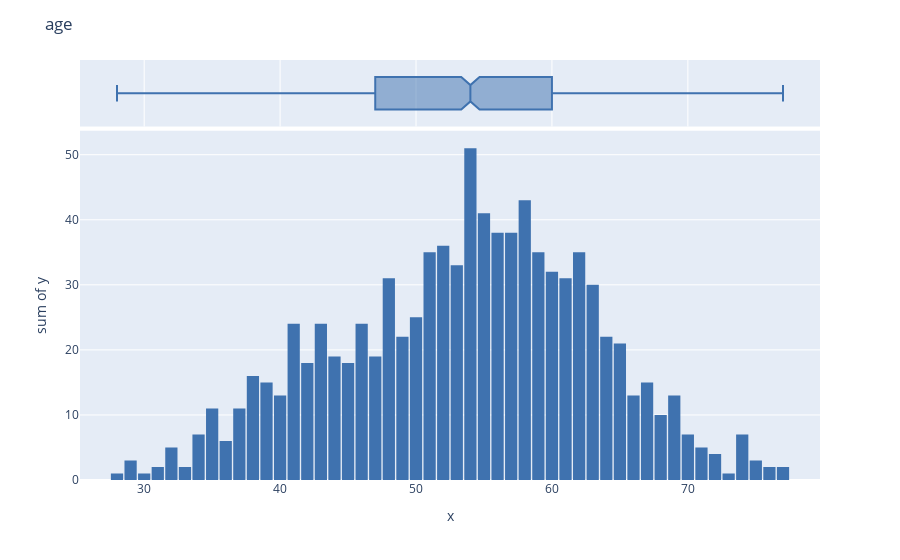
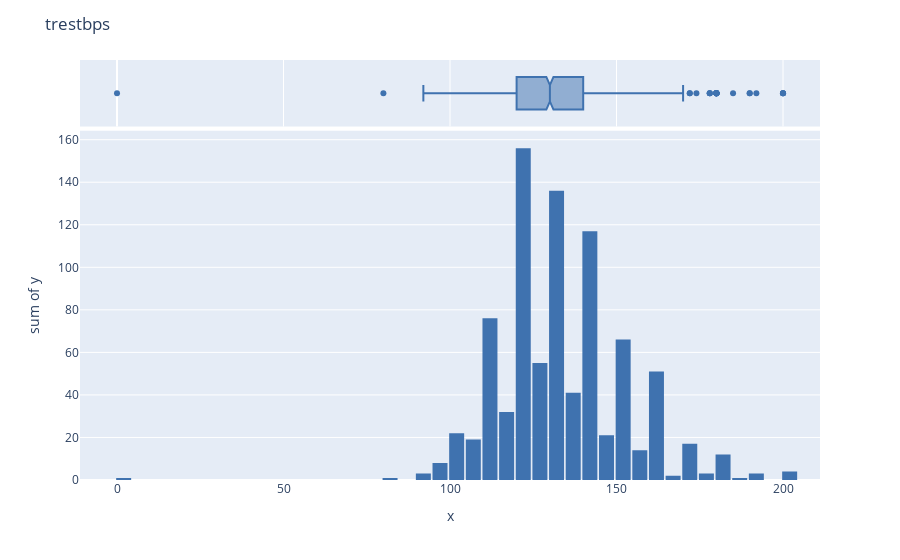
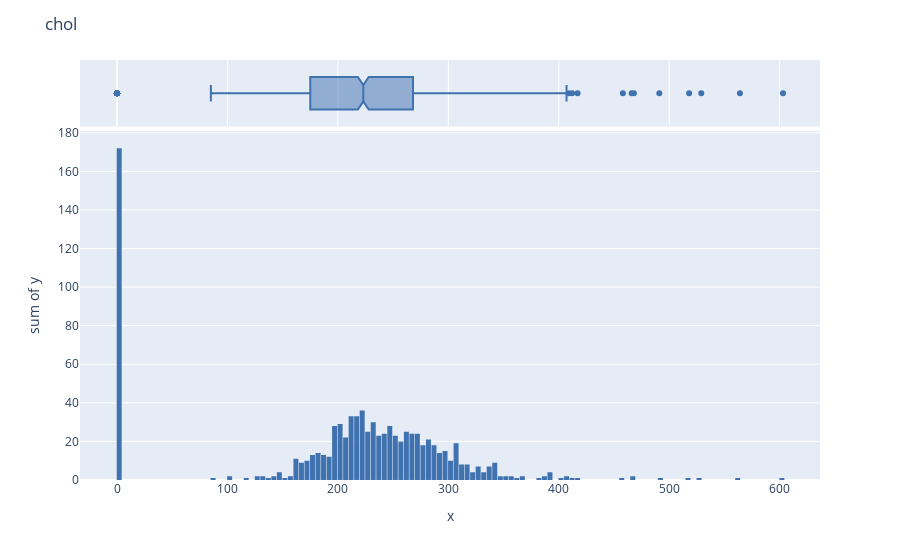
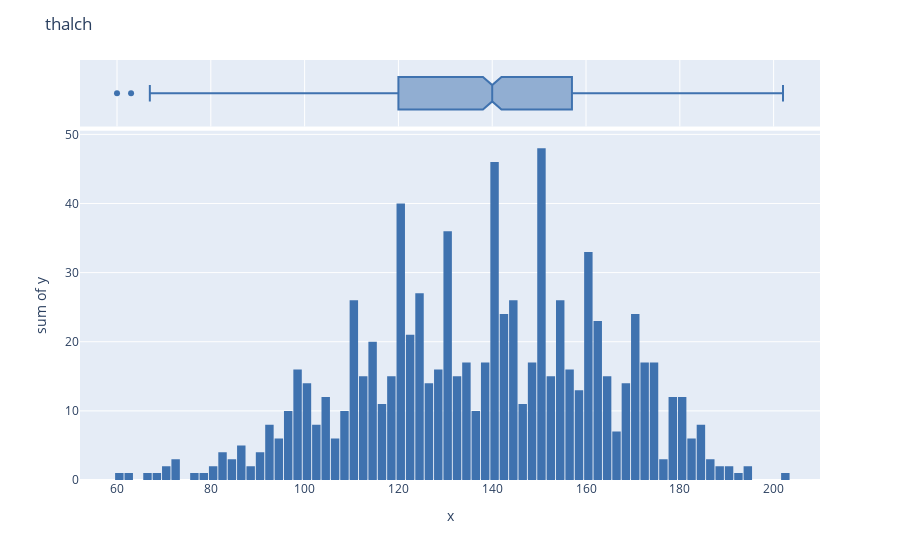

The notebook cell these images were saved under, in order:
### Code cell
for q, col in enumerate((Num_df)):
    q = Num_df[col].reset_index().rename(columns = {"index":"y"}).sort_values(by = col)
    q['y'] = 1
    fig  = px.histogram(data_frame = Num_df, 
                        x = q[col], 
                        y = q['y'],
                        marginal = 'box',
                        nbins = q[col].nunique(),
                        color_discrete_sequence = ['#3F72AF'])
    fig.update_layout(title = col, bargap = 0.1)
    fig.show()

### Figure 1 — Plotly figure (JSON) as saved in the notebook; plotly's stock layout.template omitted (floating-point values rounded to 4 significant figures; data arrays with more than 128 entries replaced by an {"elided": "..."} marker saying what was removed)
{"data": [{"alignmentgroup": "True", "bingroup": "x", "histfunc": "sum", "hovertemplate": "x=%{x}<br>sum of y=%{y}<extra></extra>", "legendgroup": "", "marker": {"color": "#3F72AF", "pattern": {"shape": ""}}, "name": "", "nbinsx": 50, "offsetgroup": "", "orientation": "v", "showlegend": false, "type": "histogram", "x": {"elided": "920 int values"}, "xaxis": "x", "y": {"elided": "920 int values"}, "yaxis": "y"}, {"alignmentgroup": "True", "hovertemplate": "x=%{x}<extra></extra>", "legendgroup": "", "marker": {"color": "#3F72AF"}, "name": "", "notched": true, "offsetgroup": "", "showlegend": false, "type": "box", "x": {"elided": "920 int values"}, "xaxis": "x2", "yaxis": "y2"}], "layout": {"bargap": 0.1, "barmode": "relative", "legend": {"tracegroupgap": 0}, "margin": {"t": 60}, "title": {"text": "age"}, "xaxis": {"anchor": "y", "domain": [0, 1], "title": {"text": "x"}}, "xaxis2": {"anchor": "y2", "domain": [0, 1], "matches": "x", "showgrid": true, "showticklabels": false}, "yaxis": {"anchor": "x", "domain": [0, 0.8316], "title": {"text": "sum of y"}}, "yaxis2": {"anchor": "x2", "domain": [0.8416, 1], "matches": "y2", "showgrid": false, "showline": false, "showticklabels": false, "ticks": ""}}}

### Figure 2 — Plotly figure (JSON) as saved in the notebook; plotly's stock layout.template omitted (floating-point values rounded to 4 significant figures; data arrays with more than 128 entries replaced by an {"elided": "..."} marker saying what was removed)
{"data": [{"alignmentgroup": "True", "bingroup": "x", "histfunc": "sum", "hovertemplate": "x=%{x}<br>sum of y=%{y}<extra></extra>", "legendgroup": "", "marker": {"color": "#3F72AF", "pattern": {"shape": ""}}, "name": "", "nbinsx": 61, "offsetgroup": "", "orientation": "v", "showlegend": false, "type": "histogram", "x": {"elided": "920 int values"}, "xaxis": "x", "y": {"elided": "920 int values"}, "yaxis": "y"}, {"alignmentgroup": "True", "hovertemplate": "x=%{x}<extra></extra>", "legendgroup": "", "marker": {"color": "#3F72AF"}, "name": "", "notched": true, "offsetgroup": "", "showlegend": false, "type": "box", "x": {"elided": "920 int values"}, "xaxis": "x2", "yaxis": "y2"}], "layout": {"bargap": 0.1, "barmode": "relative", "legend": {"tracegroupgap": 0}, "margin": {"t": 60}, "title": {"text": "trestbps"}, "xaxis": {"anchor": "y", "domain": [0, 1], "title": {"text": "x"}}, "xaxis2": {"anchor": "y2", "domain": [0, 1], "matches": "x", "showgrid": true, "showticklabels": false}, "yaxis": {"anchor": "x", "domain": [0, 0.8316], "title": {"text": "sum of y"}}, "yaxis2": {"anchor": "x2", "domain": [0.8416, 1], "matches": "y2", "showgrid": false, "showline": false, "showticklabels": false, "ticks": ""}}}

### Figure 3 — Plotly figure (JSON) as saved in the notebook; plotly's stock layout.template omitted (floating-point values rounded to 4 significant figures; data arrays with more than 128 entries replaced by an {"elided": "..."} marker saying what was removed)
{"data": [{"alignmentgroup": "True", "bingroup": "x", "histfunc": "sum", "hovertemplate": "x=%{x}<br>sum of y=%{y}<extra></extra>", "legendgroup": "", "marker": {"color": "#3F72AF", "pattern": {"shape": ""}}, "name": "", "nbinsx": 217, "offsetgroup": "", "orientation": "v", "showlegend": false, "type": "histogram", "x": {"elided": "920 int values"}, "xaxis": "x", "y": {"elided": "920 int values"}, "yaxis": "y"}, {"alignmentgroup": "True", "hovertemplate": "x=%{x}<extra></extra>", "legendgroup": "", "marker": {"color": "#3F72AF"}, "name": "", "notched": true, "offsetgroup": "", "showlegend": false, "type": "box", "x": {"elided": "920 int values"}, "xaxis": "x2", "yaxis": "y2"}], "layout": {"bargap": 0.1, "barmode": "relative", "legend": {"tracegroupgap": 0}, "margin": {"t": 60}, "title": {"text": "chol"}, "xaxis": {"anchor": "y", "domain": [0, 1], "title": {"text": "x"}}, "xaxis2": {"anchor": "y2", "domain": [0, 1], "matches": "x", "showgrid": true, "showticklabels": false}, "yaxis": {"anchor": "x", "domain": [0, 0.8316], "title": {"text": "sum of y"}}, "yaxis2": {"anchor": "x2", "domain": [0.8416, 1], "matches": "y2", "showgrid": false, "showline": false, "showticklabels": false, "ticks": ""}}}

### Figure 4 — Plotly figure (JSON) as saved in the notebook; plotly's stock layout.template omitted (floating-point values rounded to 4 significant figures; data arrays with more than 128 entries replaced by an {"elided": "..."} marker saying what was removed)
{"data": [{"alignmentgroup": "True", "bingroup": "x", "histfunc": "sum", "hovertemplate": "x=%{x}<br>sum of y=%{y}<extra></extra>", "legendgroup": "", "marker": {"color": "#3F72AF", "pattern": {"shape": ""}}, "name": "", "nbinsx": 119, "offsetgroup": "", "orientation": "v", "showlegend": false, "type": "histogram", "x": {"elided": "920 int values"}, "xaxis": "x", "y": {"elided": "920 int values"}, "yaxis": "y"}, {"alignmentgroup": "True", "hovertemplate": "x=%{x}<extra></extra>", "legendgroup": "", "marker": {"color": "#3F72AF"}, "name": "", "notched": true, "offsetgroup": "", "showlegend": false, "type": "box", "x": {"elided": "920 int values"}, "xaxis": "x2", "yaxis": "y2"}], "layout": {"bargap": 0.1, "barmode": "relative", "legend": {"tracegroupgap": 0}, "margin": {"t": 60}, "title": {"text": "thalch"}, "xaxis": {"anchor": "y", "domain": [0, 1], "title": {"text": "x"}}, "xaxis2": {"anchor": "y2", "domain": [0, 1], "matches": "x", "showgrid": true, "showticklabels": false}, "yaxis": {"anchor": "x", "domain": [0, 0.8316], "title": {"text": "sum of y"}}, "yaxis2": {"anchor": "x2", "domain": [0.8416, 1], "matches": "y2", "showgrid": false, "showline": false, "showticklabels": false, "ticks": ""}}}
